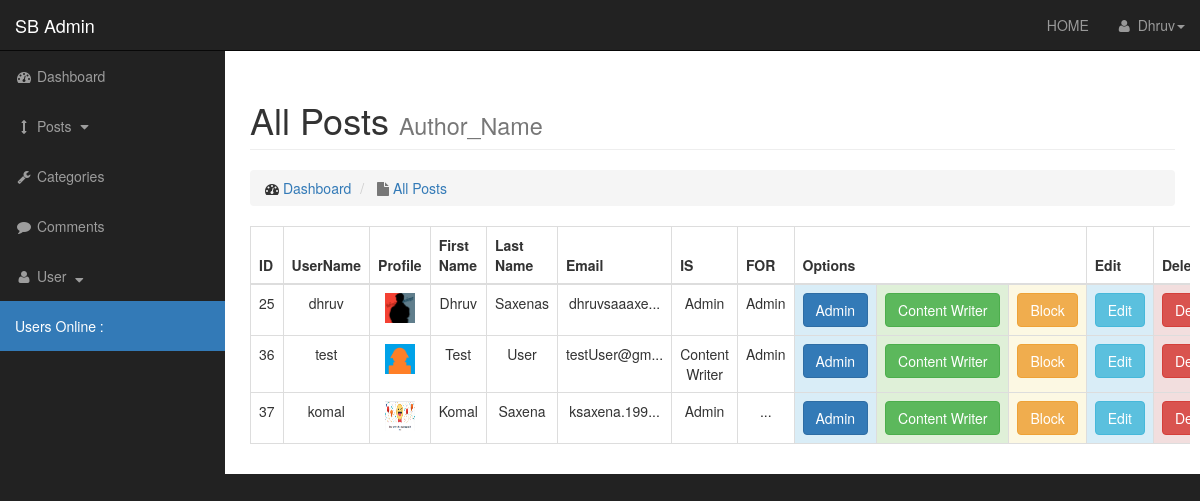
Page /admin/users_list.php (signed in) on the earlier database version.
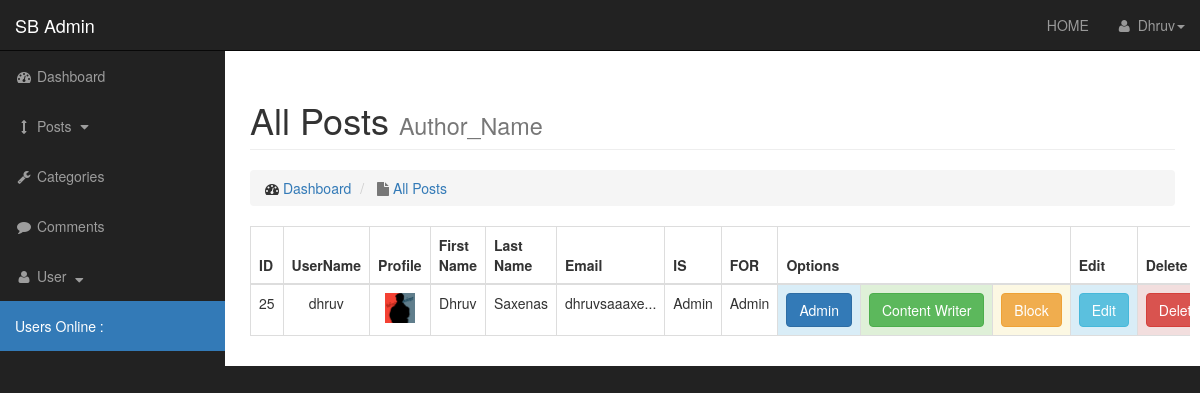
Same page on the later database version.
### tables this page shows
CREATE TABLE `users` (
  `user_id` int(3) NOT NULL,
  `username` varchar(32) NOT NULL,
  `password` varchar(255) NOT NULL,
  `first_name` varchar(64) NOT NULL,
  `last_name` varchar(64) NOT NULL,
  `email` varchar(128) NOT NULL,
  `dateAdded` date NOT NULL,
  `user_image` text NOT NULL,
  `role` varchar(32) NOT NULL DEFAULT 'pending',
  `for_role` varchar(32) DEFAULT NULL,
  `token` text
);

CREATE TABLE `role` (
  `role_id` int(3) NOT NULL,
  `role_title` varchar(255) NOT NULL DEFAULT 'subscriber'
);

### admin/includes/viewAllUsers.php (the view, shortened to what this page needs)
<table class="table table-bordered table-hover text-center">
                                <thead>
                                <tr>
                                    <th>ID</th>
                                    <th>UserName</th>
                                    <th>Profile</th>
                                    <th>First Name</th>
                                    <th>Last Name</th>
                                    <th>Email</th>
                                    <th>IS</th>
                                    <th>FOR</th>
                                    <th colspan="3">Options</th>
                                    <th>Edit</th>
                                    <th>Delete</th>
                                </tr>
                            </thead>
                            <?php
                                $selectAllfromUsers = "SELECT users.user_id,users.username,users.user_image,users.first_name,users.last_name,users.email,users.role,role.role_title FROM users LEFT JOIN role ON users.for_role = role.role_id;";
                                $showAllfromusers = mysqli_query($connect,$selectAllfromUsers);
                                while($row = mysqli_fetch_assoc($showAllfromusers)){
                                    $usrID = $row['user_id'];
                                    $username = $row['username'];
                                    $profilePic = $row['user_image'];
                                    $fName = $row['first_name'];
                                    $lName = $row['last_name'];
                                    $email = substr($row['email'],0,11);
                                    $role = $row['role'];
                                    $roleTitle = $row['role_title'];
                                    echo "<tr>";
                                    echo "<td>$usrID</td>";
                                    echo "<td>$username</td>";
                                    echo "<td><img width='30' height='30' src='../images/users/$profilePic' alt='$profilePic'></td>";
                                    echo "<td>$fName</td>";
                                    echo "<td>$lName</td>";
                                    echo "<td>$email...</td>";
                                    echo "<td>$role</td>";
                                    if($roleTitle == null){
                                        echo "<td>...</td>";
                                    }else{
                                        echo "<td>$roleTitle</td>";
                                    }
                                    echo "<td class='bg-info'><a class='btn btn-primary' href='users_list.php?adminApprove=$usrID&username=$username'>Admin</a></td>";
                                    echo "<td class='bg-success'><a class='btn btn-success' href='users_list.php?contentW=$usrID&username=$username'>Content Writer</a></td>";
                                    echo "<td class='bg-warning'><a class='btn btn-warning' href='users_list.php?block=$usrID'>Block</a></td>";
                                    echo "<td class='bg-info'><a class='btn btn-info' href='users_list.php?source=editUser&id=$usrID'>Edit</a></td>";
                                    echo "<td class='bg-danger'><a onClick=\"javascript : return confirm('Are you Sure to Delete This ?'); \" class='btn btn-danger' href='users_list.php?delete=$usrID'>Delete</a></td>";
                                    echo "</tr>";
                                }
                            ?>
</table>

### admin/includes/header.php (shortened to what this page needs)
<!DOCTYPE html>
<html lang="en">
<head>
    <link href="css/bootstrap.min.css" rel="stylesheet">
    <link href="font-awesome/css/font-awesome.min.css" rel="stylesheet" type="text/css">
    <link href="js/summernote/summernote.css" rel="stylesheet">
    <link href="css/sb-admin.css" rel="stylesheet">
</head>
<body>

### admin/users_list.php (shortened to what this page needs)
<?php include "includes/header.php" ?>
    <div id="wrapper">
        <?php include "includes/nav.php" ?>
        <div id="page-wrapper">
            <div class="container-fluid">
                <div class="row">
                    <div class="col-lg-12">
                        <h1 class="page-header">
                            All Posts
                            <small>Author_Name</small>
                        </h1>
                        <ol class="breadcrumb">
                            <li>
                                <i class="fa fa-dashboard"></i>  <a href="index.html"> Dashboard</a>
                            </li>
                            <li class="active">
                                <i class="fa fa-file"></i> <a href="post_list.php"> All Posts</a>
                            </li>
                        </ol>
                    </div>
                    <div style="overflow-x:auto;" class="col-lg-12">
                        <?php
                            if(isset($_GET['source'])){
                                $source = $_GET['source'];
                            }else{$source='';}
                            switch($source){
                                default: include "includes/viewAllUsers.php";
                            }
                         ?>
                    </div>
                </div>
            </div>
        </div>
    </div>
<?php include "includes/footer.php"; ?>

### admin/includes/nav.php
<nav class="navbar navbar-inverse navbar-fixed-top" role="navigation">
    <?php include "topNav.php"; ?>
    <?php include "sideNav.php"; ?>
</nav>

### admin/includes/topNav.php (shortened to what this page needs)
<div class="navbar-header">
    <a class="navbar-brand" href="index.php">SB Admin</a>
</div>
<ul class="nav navbar-right top-nav">
    <li><a href="../index.php">HOME</a></li>
    <li class="dropdown">
        <a href="#" class="dropdown-toggle" data-toggle="dropdown"><i class="fa fa-user"></i>&nbsp;&nbsp;<?php if(isset($_SESSION['username'])){echo $_SESSION['first_name'];}?><b class="caret"></b></a>
    </li>
</ul>

### admin/includes/sideNav.php (shortened to what this page needs)
     <div class="collapse navbar-collapse navbar-ex1-collapse">
    <ul class="nav navbar-nav side-nav">
        <li>
            <a href="index.php"><i class="fa fa-fw fa-dashboard"></i> Dashboard</a>
        </li>
        <li>
            <a href="javascript:;" data-toggle="collapse" data-target="#post"><i class="fa fa-fw fa-arrows-v"></i> Posts <i class="fa fa-fw fa-caret-down"></i></a>
        </li>
        <li>
            <a href="add_cat.php"><i class="fa fa-fw fa-wrench"></i> Categories</a>
        </li>
        <li>
            <a href="cmt_list.php"><i class="fa fa-fw fa-comment"></i> Comments</a>
        </li>
        <?php
          if($_SESSION['role'] == 'Admin'){
              ?>
              <li>
            <a href="javascript:;" data-toggle="collapse" data-target="#user"><i class="fa fa-fw fa-user"></i> User <i class="fa fa-fw fa-sort-desc"></i></a>
        </li>
              <?php
          }else{
            ?>
                <li></li>
            <?php
          }
        ?>
        <li style="background-color:#337ab7;"><a  style="color:white;"href="">Users Online : <span  class="userOnline"> </span> </a></li>
    </ul>
</div>

### admin/includes/footer.php (shortened to what this page needs)
</body>
</html>

### admin/css/sb-admin.css (style rules this page uses)
body { margin-top: 100px; background-color: #222; }
@media (min-width:768px) { body { margin-top: 50px; } }
#wrapper { padding-left: 0; }
#page-wrapper { width: 100%; padding: 0; background-color: #fff; }
@media (min-width:768px) { #wrapper { padding-left: 225px; } }
@media (min-width:768px) { #page-wrapper { padding: 10px; } }
.top-nav { padding: 0 15px; }
.top-nav>li { display: inline-block; float: left; }
.top-nav>li>a { padding-top: 15px; padding-bottom: 15px; line-height: 20px; color: #999; }
@media (min-width:768px) { .side-nav { position: fixed; top: 51px; left: 225px; width: 225px; margin-left: -225px; border: none; border-radius: 0; overflow-y: auto; background-color: #222; } }
@media (min-width:768px) { .side-nav>li>a { width: 225px; } }

Differences in the rows shown:
removed users: user_id "36", username "test", user_image (picture), first_name "Test", last_name "User", email "testUser@gm", role "Content Writer", role.role_title "Admin"
removed users: user_id "37", username "komal", user_image (picture), first_name "Komal", last_name "Saxena", email "ksaxena.199", role "Admin"
